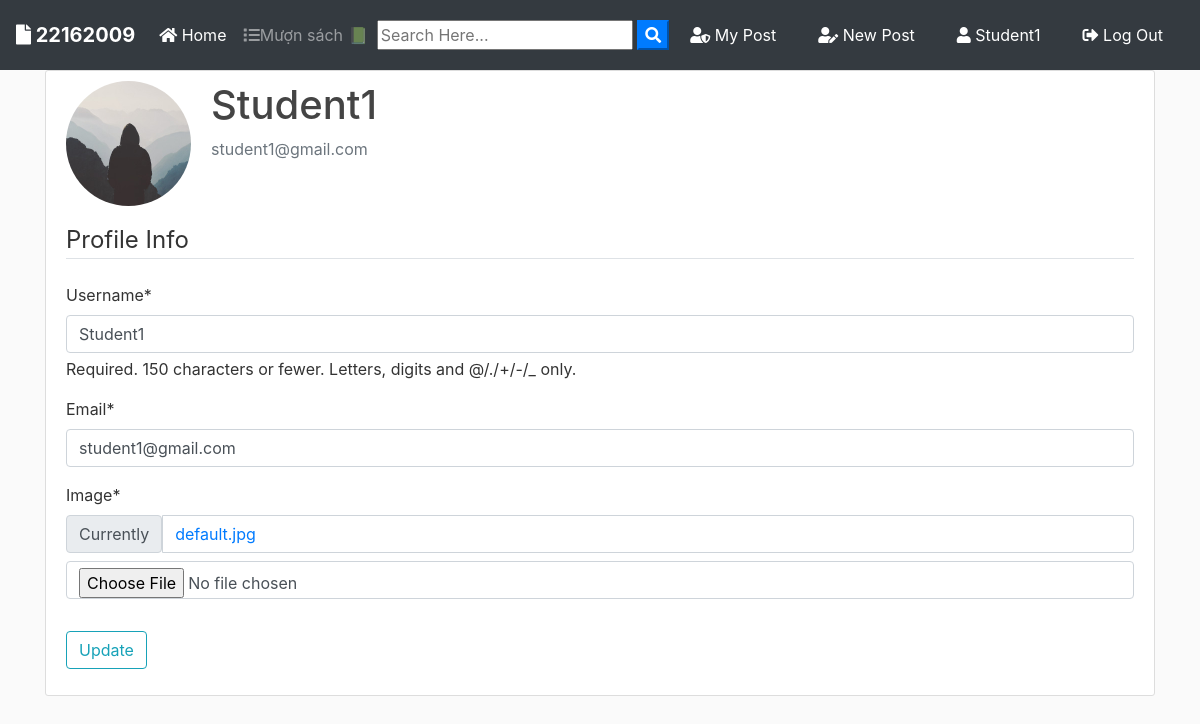
Screenshot of /profile/ (signed in) with the database file from the repository.
### users/models.py (models this page shows, shortened)
class CustomUser(AbstractUser):
    role = models.ForeignKey(Role, on_delete=models.SET_NULL, null=True)
    def __str__(self):
        return self.username
    def default_role():
        return Role.objects.get_or_create(name='Normal')[0]
    """ Mô hình người dùng tùy chỉnh """
    email = models.EmailField(unique=True)
    phone_number = models.CharField(max_length=15, unique=True, null=True, blank=True)  # Cho phép trống
    objects = CustomUserManager()  # Sử dụng CustomUserManager
    role = models.ForeignKey(Role, on_delete=models.SET_NULL, null=True, blank=True, default=default_role)

class Profile(models.Model):
    user = models.OneToOneField(settings.AUTH_USER_MODEL, on_delete=models.CASCADE)
    image = models.ImageField(default='default.jpg', upload_to='profile_pics')

### users/views.py (the view)
# urls.py: path('profile/', user_views.profile, name='profile'),
@login_required
def profile(request):
    if request.method == 'POST':
        u_form = UserUpdateForm(request.POST, instance=request.user)
        p_form = ProfileUpdateForm(request.POST,
                                   request.FILES,
                                   instance=request.user.profile)
        if u_form.is_valid() and p_form.is_valid():
            u_form.save()
            p_form.save()
            messages.success(request, f'Your account has been updated!')
            return redirect('profile')
    else:
        u_form = UserUpdateForm(instance=request.user)
        p_form = ProfileUpdateForm(instance=request.user.profile)
    context = {
        'u_form': u_form,
        'p_form': p_form
    }
    return render(request, 'users/profile.html', context)

### users/forms.py
class UserUpdateForm(forms.ModelForm):
    email = forms.EmailField()
    class Meta:
        model = CustomUser
        fields = ['username', 'email']

class ProfileUpdateForm(forms.ModelForm):
    class Meta:
        model = Profile
        fields = ['image']

### users/templates/users/profile.html (shortened to what this page needs)
{% extends "blog/base.html" %}
{% load crispy_forms_tags %}
{% block content %}
    <div class="content-section">
      <div class="media">
        <img class="rounded-circle account-img" src="{{ user.profile.image.url }}">
        <div class="media-body">
          <h2 class="account-heading">{{ user.username }}</h2>
          <p class="text-secondary">{{ user.email }}</p>
        </div>
      </div>
      <form method="POST" enctype="multipart/form-data">
          <fieldset class="form-group">
              <legend class="border-bottom mb-4">Profile Info</legend>
              {{ u_form|crispy }}
              {{ p_form|crispy }}
          </fieldset>
          <div class="form-group">
              <button class="btn btn-outline-info" type="submit">Update</button>
          </div>
      </form>
    </div>
{% endblock content %}

### blog/templates/blog/base.html (shortened to what this page needs)
{% load static %}
<!doctype html>
<html lang="en">
  <head>
    <link rel="stylesheet" href="https://stackpath.bootstrapcdn.com/bootstrap/4.3.1/css/bootstrap.min.css">
    <link rel="stylesheet" href="https://use.fontawesome.com/releases/v5.8.1/css/all.css" >
    <link rel="stylesheet" href="{% static 'blog/test.css' %}">
</head>
  <body>
        <nav class="navbar navbar-expand-lg navbar-dark bg-dark">
                <a class="navbar-brand font-weight-bold" href="{% url 'blog-home' %}"><i class="fas fa-file"></i> 22162009</a>
                <div class="collapse navbar-collapse" id="navbarSupportedContent">
                  <ul class="navbar-nav mr-auto">
                    <li class="nav-item active">
                      <a class="nav-link" href="{% url 'blog-home' %}"><i class="fas fa-home"></i> Home <span class="sr-only">(current)</span></a>
                    </li>
                  </ul>
                  <ul class="navbar-nav mr-auto">
                    {% if user.is_authenticated and user.role.name in 'Student' %}
                      <li class="nav-item"><a class="nav-link" href="{% url 'borrow_slip_list' %}"><i class="fas fa-list"></i>Mượn sách 📗</a></li>
                    {% endif %}
                  </ul>
                  <form id="searchform_blog" action="{% url 'search' %}" method="get">
                    <input type="text" name="q_blog" type="text" value="{{ request.GET.q }}" placeholder="Search Here..." />
                    <button type="button" onclick="searchform_blog.submit()" class=" text-white my-color btn-primary"><i class="fa fa-search"></i></button>
                  </form>
                    {% if user.is_authenticated %}
                    <a href="{% url 'user-posts' user %}" class="btn text-white m-2"><i class="fas fa-user-shield"></i> My Post</a>
                    <a href="{% url 'post-create' %} " class="btn text-white m-2"><i class="fas fa-user-edit"></i> New Post</a>
                    <a href="{% url 'profile' %} " class="btn text-white m-2"><i class="fas fa-user"></i> {{ user.username }}</a>
                    <a href="{% url 'login' %} " class="btn text-white m-2"><i class="fas fa-sign-out-alt"></i> Log Out</a>
                    {% else %}
                    <a href="{% url 'login' %} " class="btn text-white m-2"><i class="fas fa-user-tie"></i> Log In</a>
                    <a href="{% url 'register' %} " class="btn text-white m-2"> <i class="fas fa-sign-in-alt"></i> Sign Up</a>
                    {% endif %}
                </div>
              </nav>
      <div class="container my-bg">
    {% block content %}
    {% endblock  %}
</div>
  </body>
</html>

### blog/static/blog/test.css (style rules this page uses)
body { background: #fafafa; color: #333333; margin-top: 0; }
h1, h2, h3, h4, h5, h6 { color: #444444; }
ul { margin: 0; }
.content-section { background: #ffffff; padding: 10px 20px; border: 1px solid #dddddd; border-radius: 3px; margin-bottom: 20px; }
.account-img { height: 125px; width: 125px; margin-right: 20px; margin-bottom: 16px; }
.account-heading { font-size: 2.5rem; }
.d-flex { display: flex; }

### rows the page displays
CustomUser: username "Student1", profile.image (placeholder picture), email "student1@gmail.com"
